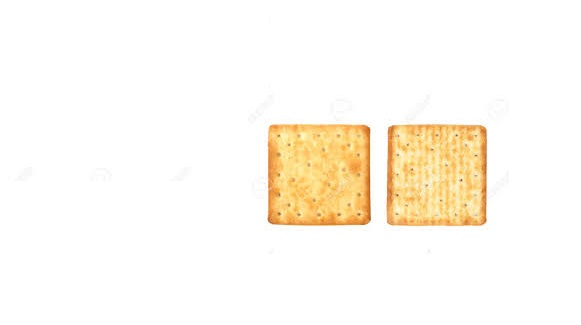
#> input picture Shape_Detection_img/biscuit.jpg, 581 x 325 px
$ python shape_detection_img.py
#> lines starting #> are read from the running program, lines starting #| are printed output that depends on the picture; after the words box and inside, x2 and y2 are one past the last pixel; in counts of white or black regions, pixels touching at a corner belong together

import cv2
import numpy as np
font = cv2.FONT_HERSHEY_COMPLEX_SMALL
img1 = cv2.imread(r"biscuit.jpg")
#> img1 is the input picture: shape (325, 581, 3); mean B, G, R 240.3, 249, 253.8

img= cv2.cvtColor(img1, cv2.COLOR_RGB2GRAY)
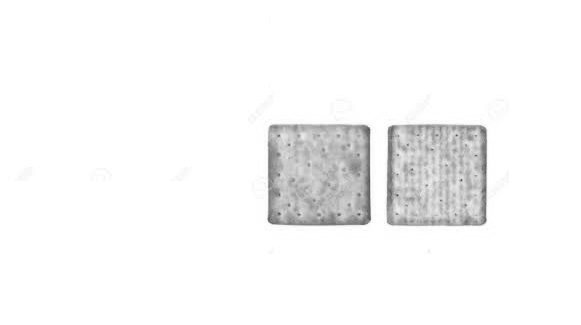
#> img: shape (325, 581); min 78, max 255, mean 247

'''COUNTING NUMBER OF SHAPES USING DICTIONARY'''
count = dict()
count['triangle'],count['rectangle'],count['square'],count['pentagon'],count['circle'],count['e'] = 0,0,0,0,0,0

'''THRESHOLDING GIVES BINARY IMAGE WHICH PROVIDES BETTER ACCURACY IN CONTOURING.
USED CONTOURS FOR DETECTING EDGES OF SHAPES. '''
_, threshold = cv2.threshold(img, 240, 255, cv2.THRESH_BINARY)
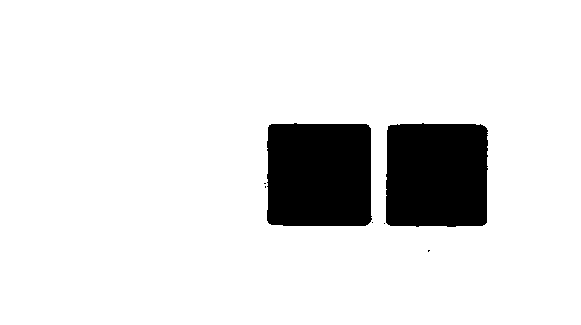
#> threshold: shape (325, 581); 89% white; 7 black regions (5 under 20 px)
contours,_ = cv2.findContours(threshold, cv2.RETR_TREE, cv2.CHAIN_APPROX_SIMPLE)
#> contours = 8 contours, 5 with area under 20; largest, box (x1, y1, x2, y2) and area: (0, 0, 581, 325) 187920, (266, 122, 373, 227) 10693, (385, 122, 489, 228) 10424

'''PLOTTING EACH CONTOUR AND DETERMING OBJECT SHAPE'''

for cnt in contours:
    area = cv2.contourArea(cnt)
    '''APPROXIMATES CURVES OF POLYGONS WITH PRECISION'''
    approx = cv2.approxPolyDP(cnt, 0.0147*cv2.arcLength(cnt, True), True)

    x = approx.ravel()[0]
    y = approx.ravel()[1]
    if area > 300:
        cv2.drawContours(img1, [approx], 0, (255, 255, 0), 5)

        '''CONDITIONS FOR DETERMINING SPECIFIC SHAPES'''
        if len(approx) == 3:
            cv2.putText(img1, "Triangle", (x, y), font, 1, (0))
            count['triangle']+=1
        elif len(approx) == 4:
            x1, y1, w, h = cv2.boundingRect(approx)
            aspectRatio = float(w) / h
            #print(aspectRatio,x1,y1,w,h)
            '''DEFERENTIATED BETWEEN RECTANGLE AND SQUARE USING ASPECT RATIO PROPERTY'''
            if (aspectRatio >= 0.95 and aspectRatio <= 1.7):
                cv2.putText(img1, "Square", (x, y), font, 1, (0))
                count['square'] += 1
            else:
                cv2.putText(img1, "Rectangle", (x, y), font, 1, (0))
                count['rectangle'] += 1
        elif len(approx) == 5:
            cv2.putText(img1, "Pentagon", (x, y), font, 1, (0))
            count['pentagon'] += 1
        elif 6 < len(approx) < 15:
            cv2.putText(img1, "Ellipse", (x, y), font, 1, (0))
            count['e'] += 1
        else:
            cv2.putText(img1, "Circle", (x, y), font, 1, (0))
            count['circle'] += 1
#> this loop made 8 passes
#> (area, approx, x, y, x1, y1, w, h) on passes 1, 7, 8: (187920, [[0, 0], [0, 324], [580, 324], [580, 0]], 0, 0, 0, 0, 581, 325), (10424, [[388, 125], [487, 128], [484, 225], [385, 222]], 388, 125, 385, 125, 103, 101), (10693, [[269, 124], [368, 124], [371, 221], [269, 224]], 269, 124, 269, 124, 103, 101)
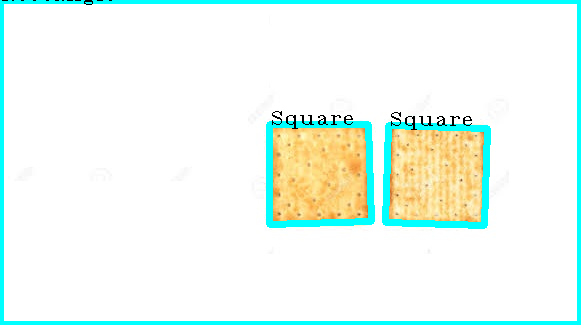
#> img1: shape (325, 581, 3); 6.9% of pixels changed, all inside (x1, y1, x2, y2) = (0, 0, 581, 325)
#> after the loop, count = {'triangle': 0, 'rectangle': 1, 'square': 2, 'pentagon': 0, 'circle': 0, 'e': 0}

cv2.putText(img1, "COUNT : ", (5,25), font, 1, (150,150,150))
cv2.putText(img1, "Triangle : "+str(count['triangle']), (5,45), font, 1, (150,150,150))
cv2.putText(img1, "Rectangle : "+str(count['rectangle']), (5,65), font, 1, (150,150,150))
cv2.putText(img1, "Square : "+str(count['square']), (5,85), font, 1, (150,150,150))
cv2.putText(img1, "Circle : "+str(count['circle']), (5,105), font, 1, (150,150,150))
cv2.putText(img1, "Ellipse : "+str(count['e']), (5,125), font, 1, (150,150,150))
cv2.putText(img1, "Pentagon : "+str(count['pentagon']), (5,145), font, 1, (150,150,150))
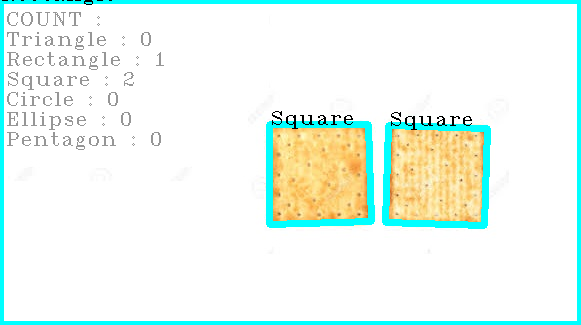
#> img1: shape (325, 581, 3); mean B, G, R 241.3, 248.5, 235.3

print("triangle", count['triangle'])
#| triangle 0
print("square", count['square'])
#| square 2
print("rectangle", count['rectangle'])
#| rectangle 1
print("circle", count['circle'])
#| circle 0
print("ellipse", count['e'])
#| ellipse 0
print("pentagon", count['pentagon'])
#| pentagon 0

cv2.imshow("Shapes", img1)
cv2.imshow("Threshold", threshold)
cv2.waitKey(0)
cv2.destroyAllWindows()

$ run again, with Shape_Detection_img/shape.png saved as Shape_Detection_img/biscuit.jpg
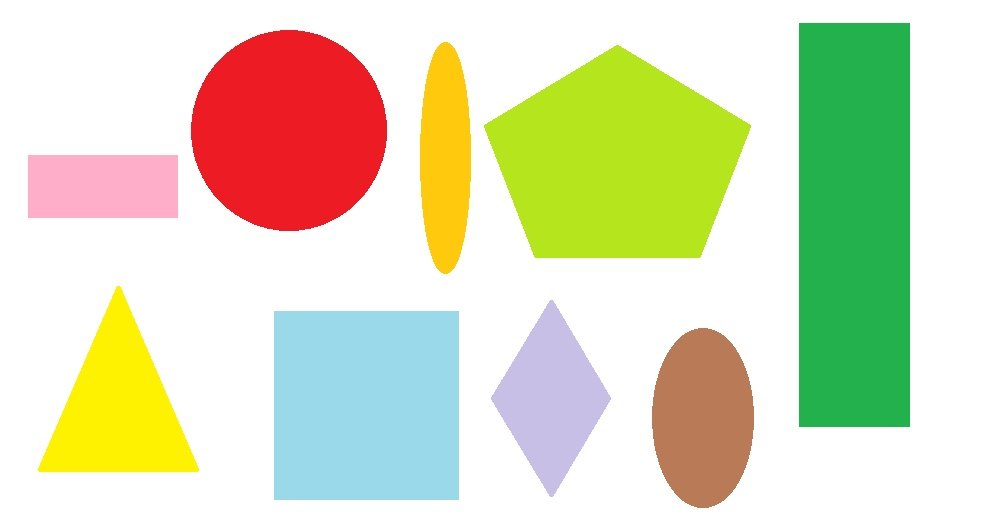
#> input picture Shape_Detection_img/shape.png, 1002 x 516 px
#> img1 is the input picture: shape (516, 1002, 3); mean B, G, R 189.3, 221.9, 218.8
#> `_, threshold = cv2.threshold(img, 240, 255, cv2.THRESH_BINARY)`:
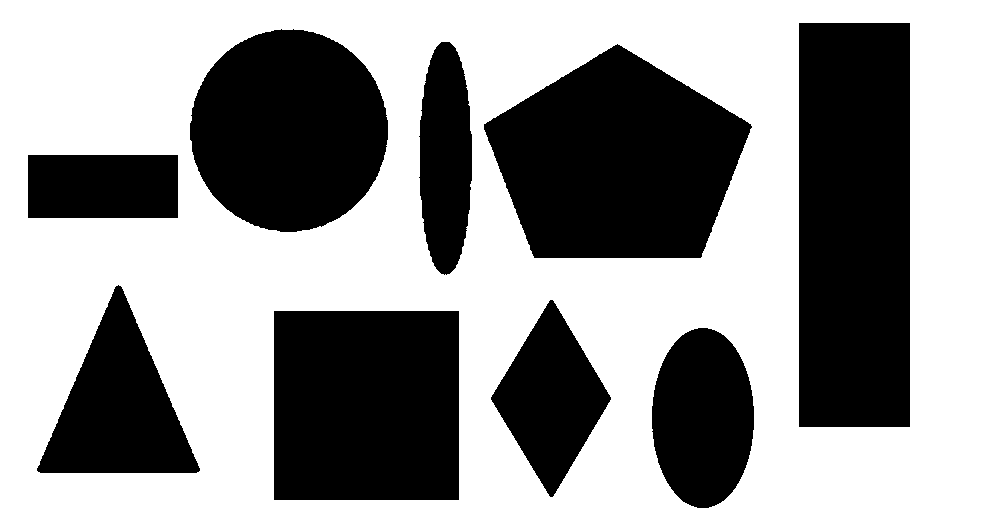
#> threshold: shape (516, 1002); 58.8% white; 9 black regions
#> contours = 10 contours; largest, box (x1, y1, x2, y2) and area: (0, 0, 1002, 516) 515515, (798, 22, 911, 428) 45358, (483, 43, 753, 259) 40269, (273, 310, 460, 501) 35338, (189, 28, 389, 233) 31608
#> the loop `for cnt in contours:` made 10 passes
#> (area, approx, x, y, x1, y1, w, h) on passes 1, 3, 4, 6, 10: (515515, [[0, 0], [0, 515], [1001, 515], [1001, 0]], 0, 0, 0, 0, 1002, 516), (35338, [[274, 310], [459, 311], [458, 500], [273, 499]], 274, 310, 273, 310, 187, 191), (12382, [[550, 299], [611, 397], [552, 497], [490, 399]], 550, 299, 490, 299, 122, 199), (9662, [[27, 155], [177, 154], [178, 217], [28, 218]], 27, 155, 27, 154, 152, 65), (45358, [[799, 22], [910, 23], [909, 427], [798, 426]], 799, 22, 798, 22, 113, 406)
#> after the loop `for cnt in contours:`: count = {'triangle': 1, 'rectangle': 4, 'square': 1, 'pentagon': 1, 'circle': 0, 'e': 3}
#> `cv2.putText(img1, "Pentagon : "+str(count['pentagon']), (5,145), font,..`:
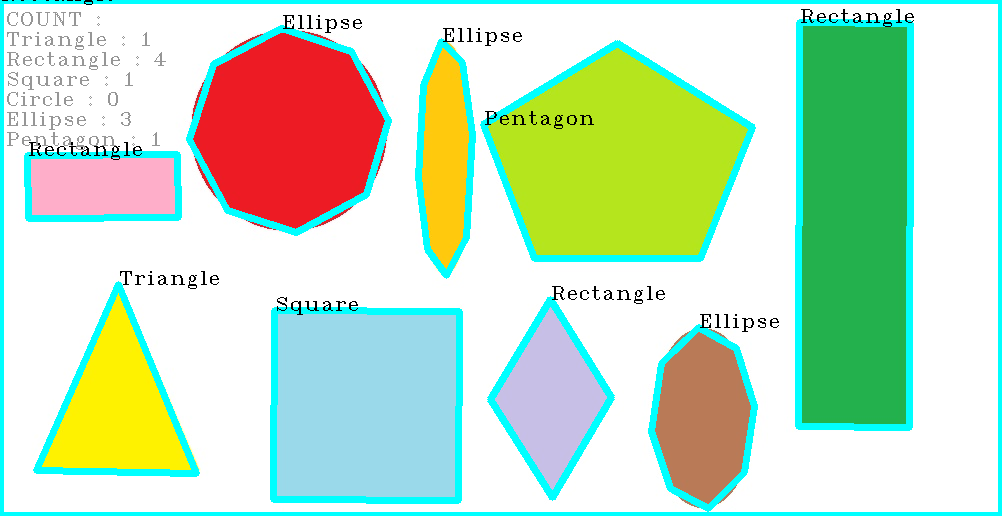
#> img1: shape (516, 1002, 3); mean B, G, R 194.3, 223.7, 195.2
#| triangle 1
#| square 1
#| rectangle 4
#| circle 0
#| ellipse 3
#| pentagon 1
